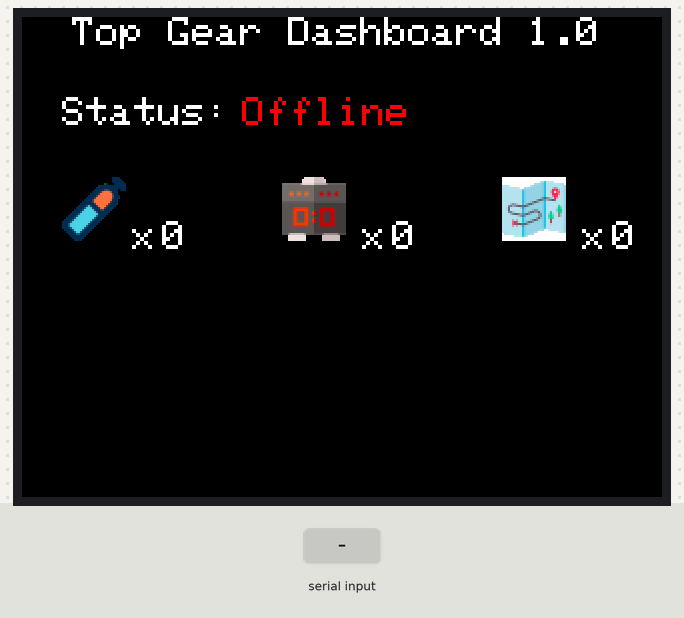
A sketch run on a simulated Arduino Uno, built with avr-gcc and run on an emulated ATmega328P. On the bench: 320×240 colour display. The inputs (shaded band) are chosen by the test bench.

Above: at 1.5 s.
1.6 s: "90,45\n" received over Serial
At 2.5 s:
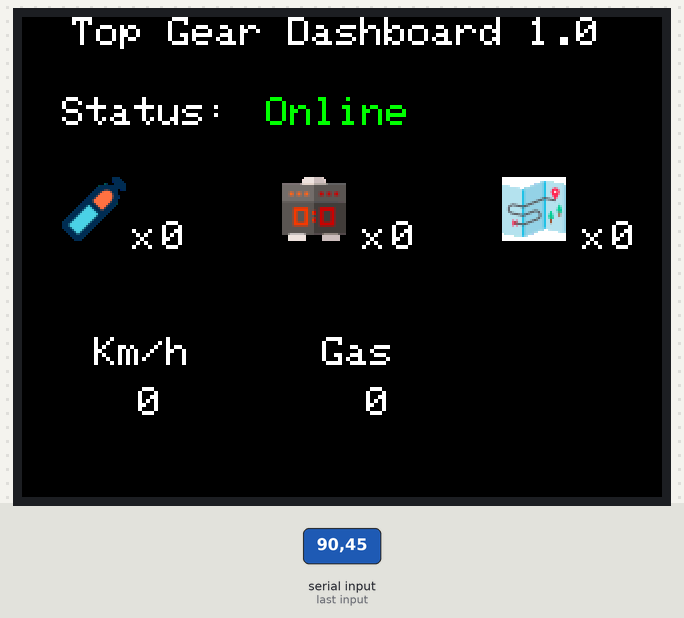
At 3.6 s:
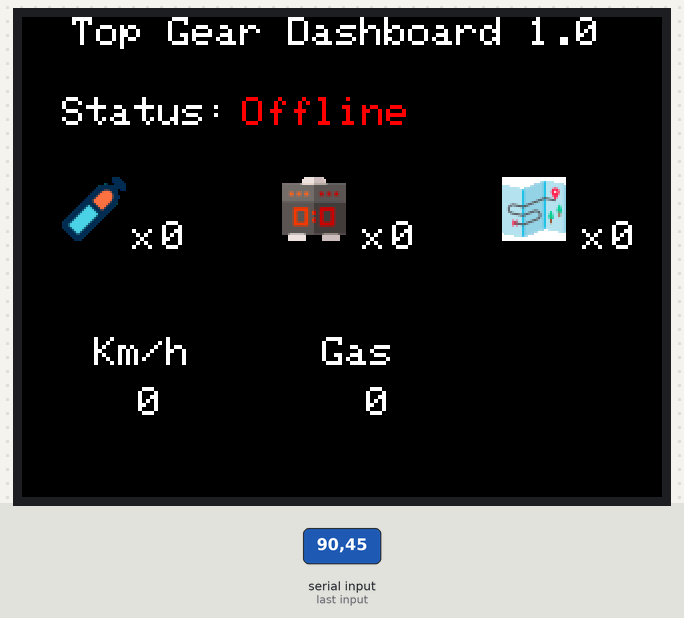
Timing chart, 0 to 5.1 s (numbered marks = the images above; inputs shaded):
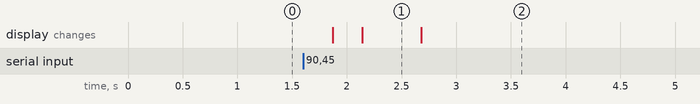

Measured:
- after the input at 1.6 s, the display: first changes after 0.27 s (image 1 shows a later state)
- what the display in image 1 shows lasts 0.6 s, from 2.1 s to 2.7 s

The sketch:

topgearDashboard.ino
```cpp
#define LCD_CS A3 // Chip Select goes to Analog 3
#define LCD_CD A2 // Command/Data goes to Analog 2
#define LCD_WR A1 // LCD Write goes to Analog 1
#define LCD_RD A0 // LCD Read goes to Analog 0
#define LCD_RESET A4 // Can alternately just connect to Arduino's reset pin
#define  BLACK   0x0000
#define BLUE    0x001F
#define RED     0xF800
#define GREEN   0x07E0
#define CYAN    0x07FF
#define MAGENTA 0xF81F
#define YELLOW  0xFFE0
#define WHITE   0xFFFF
#define RED2RED 0
#define GREEN2GREEN 1
#define BLUE2BLUE 2
#define BLUE2RED 3
#define GREEN2RED 4
#define RED2GREEN 5

#include <SPI.h>          // f.k. for Arduino-1.5.2
#include "Adafruit_GFX.h"// Hardware-specific library
#include <MCUFRIEND_kbv.h>
#include "images.c"
MCUFRIEND_kbv tft;

unsigned int statuss=0, velocity=0, nitro=0, rpm=0, posi=0, points=0, gas=0;
bool flagUpdate = false;


void setup() {
    Serial.begin(9600);
    uint16_t ID = tft.readID(); //
    if (ID == 0xD3D3) ID = 0x9481;
    tft.begin(ID);
    tft.setRotation(3);
    tft.fillScreen(BLACK);
    tft.drawRGBBitmap(20, 80, oxygen, 32, 32);
    tft.drawRGBBitmap(130, 80, scoreboard,32,32);
    tft.drawRGBBitmap(240, 80, pos,32,32);
    tft.setCursor(25,0);
    tft.setTextColor(WHITE, BLACK);
    tft.setTextSize(2);

    tft.print(F("Top Gear Dashboard 1.0"));
    tft.setCursor(20,40);
    tft.println(F("Status: "));


    tft.setCursor(55,102);
    tft.println(F("x"));
    tft.setCursor(170,102);
    tft.println(F("x"));
    tft.setCursor(280,102);
    tft.println(F("x"));
    updateNitro(0);
    updateScore(0);
    updatePosition(0);
    updateStatus(0);
}

void updateStatus(int newStatus){
  if (newStatus==0){
      tft.setTextColor(RED, BLACK);
      tft.setCursor(110,40);
      tft.print(F("Offline"));
  }
  else{
      tft.setTextColor(GREEN, BLACK);
      tft.setCursor(110,40);
      tft.print(F(" Online"));
  }
}


void updatePosition(int pos){
  tft.setTextColor(WHITE, BLACK);
   tft.setCursor(295,102);
   if (pos<=20)
    tft.print(String(pos));
}
void updateScore(int score){
  tft.setTextColor(WHITE, BLACK);
  tft.setCursor(185,102);
  tft.print(String(score));
}
void updateNitro(int value){
  tft.setTextColor(WHITE, BLACK);
  tft.setCursor(70,102);
  if (nitro<=3)
    tft.print(String(value));
}


void loop() {


 if (Serial.available()>0){
    char buf[Serial.available()];
    Serial.readBytes(buf,Serial.available());
    sscanf(buf,"%d;%d;%d;%d;%d;%d;%d;",&statuss,&velocity,&gas,&points,&posi,&rpm,&nitro);
    flagUpdate=true;
 }

 if (flagUpdate==true) {
    flagUpdate=false;
    // Test with a slowly changing value from a Sine function
    // Set the the position, gap between meters, and inner radius of the meters
    int xpos = 0, ypos = 128, gap = 10, radius = 52;

    // Draw meter and get back x position of next meter

    // Test with Sine wave function, normally reading will be from a sensor
    xpos = gap + ringMeter(velocity, 0, 235, xpos, ypos, radius, "Km/h", GREEN2RED); // Draw analogue meter

    ringMeter(gas, 0, 100, xpos, ypos, radius, "Gas", RED2GREEN); // Draw analogue meter
    updateStatus(statuss);
    updateNitro(nitro);
    updateScore(points);
    updatePosition(posi);
   }
}


int ringMeter(int value, int vmin, int vmax, int x, int y, int r, char *units, byte scheme)
{
  // Minimum value of r is about 52 before value text intrudes on ring
  // drawing the text first is an option

  x += r; y += r;   // Calculate coords of centre of ring

  int w = r / 4;    // Width of outer ring is 1/4 of radius

  int angle = 150;  // Half the sweep angle of meter (300 degrees)

  int text_colour = 0; // To hold the text colour

  int v = map(value, vmin, vmax, -angle, angle); // Map the value to an angle v

  byte seg = 5; // Segments are 5 degrees wide = 60 segments for 300 degrees
  byte inc = 5; // Draw segments every 5 degrees, increase to 10 for segmented ring

  // Draw colour blocks every inc degrees
  for (int i = -angle; i < angle; i += inc) {

    // Choose colour from scheme
    int colour = 0;
    switch (scheme) {
      case 0: colour = RED; break; // Fixed colour
      case 1: colour = GREEN; break; // Fixed colour
      case 2: colour = BLUE; break; // Fixed colour
      case 3: colour = rainbow(map(i, -angle, angle, 0, 127)); break; // Full spectrum blue to red
      case 4: colour = rainbow(map(i, -angle, angle, 63, 127)); break; // Green to red (high temperature etc)
      case 5: colour = rainbow(map(i, -angle, angle, 127, 63)); break; // Red to green (low battery etc)
      default: colour = BLUE; break; // Fixed colour
    }

    // Calculate pair of coordinates for segment start
    float sx = cos((i - 90) * 0.0174532925);
    float sy = sin((i - 90) * 0.0174532925);
    uint16_t x0 = sx * (r - w) + x;
    uint16_t y0 = sy * (r - w) + y;
    uint16_t x1 = sx * r + x;
    uint16_t y1 = sy * r + y;

    // Calculate pair of coordinates for segment end
    float sx2 = cos((i + seg - 90) * 0.0174532925);
    float sy2 = sin((i + seg - 90) * 0.0174532925);
    int x2 = sx2 * (r - w) + x;
    int y2 = sy2 * (r - w) + y;
    int x3 = sx2 * r + x;
    int y3 = sy2 * r + y;

    if (i < v) { // Fill in coloured segments with 2 triangles
      tft.fillTriangle(x0, y0, x1, y1, x2, y2, colour);
      tft.fillTriangle(x1, y1, x2, y2, x3, y3, colour);
      text_colour = colour; // Save the last colour drawn
    }
    else // Fill in blank segments
    {
      tft.fillTriangle(x0, y0, x1, y1, x2, y2, BLACK);
      tft.fillTriangle(x1, y1, x2, y2, x3, y3, BLACK);
    }
  }

  // Convert value to a string
  char buf[10];
  byte len = 4; if (value > 999) len = 5;
  dtostrf(value, len, 0, buf);


  // Set the text colour to default
  tft.setTextColor(WHITE, BLACK);
  tft.setTextSize(2);
  // Uncomment next line to set the text colour to the last segment value!
  // tft.setTextColor(text_colour, ILI9341_BLACK);

  // Print value, if the meter is large then use big font 6, othewise use 4


  // Print units, if the meter is large then use big font 4, othewise use 2

  // Uncomment next line to set the text colour to the last segment value!
  // tft.setTextColor(text_colour, ILI9341_BLACK);

  // Print value, if the meter is large then use big font 6, othewise use 4
  if (r > 84){
    tft.setCursor(x-25,y-20);
    tft.println(units);
  }
  else{
    tft.setCursor(x-16,y-20);
    tft.println(units);
  }

  // Print units, if the meter is large then use big font 4, othewise use 2
  if (r > 84){
    tft.setCursor(x-30,y+30);
    tft.println(buf);
  }
  else{
    tft.setCursor(x-30,y+5);
    tft.println(buf);
  }
  // Calculate and return right hand side x coordinate
  return x + r;
}

unsigned int rainbow(byte value)
{
  // Value is expected to be in range 0-127
  // The value is converted to a spectrum colour from 0 = blue through to 127 = red

  byte red = 0; // Red is the top 5 bits of a 16 bit colour value
  byte green = 0;// Green is the middle 6 bits
  byte blue = 0; // Blue is the bottom 5 bits

  byte quadrant = value / 32;

  if (quadrant == 0) {
    blue = 31;
    green = 2 * (value % 32);
    red = 0;
  }
  if (quadrant == 1) {
    blue = 31 - (value % 32);
    green = 63;
    red = 0;
  }
  if (quadrant == 2) {
    blue = 0;
    green = 63;
    red = value % 32;
  }
  if (quadrant == 3) {
    blue = 0;
    green = 63 - 2 * (value % 32);
    red = 31;
  }
  return (red << 11) + (green << 5) + blue;
}


float sineWave(int phase) {
  return sin(phase * 0.0174532925);
}
```

Source omitted: images.c (data table, 29867 bytes)
